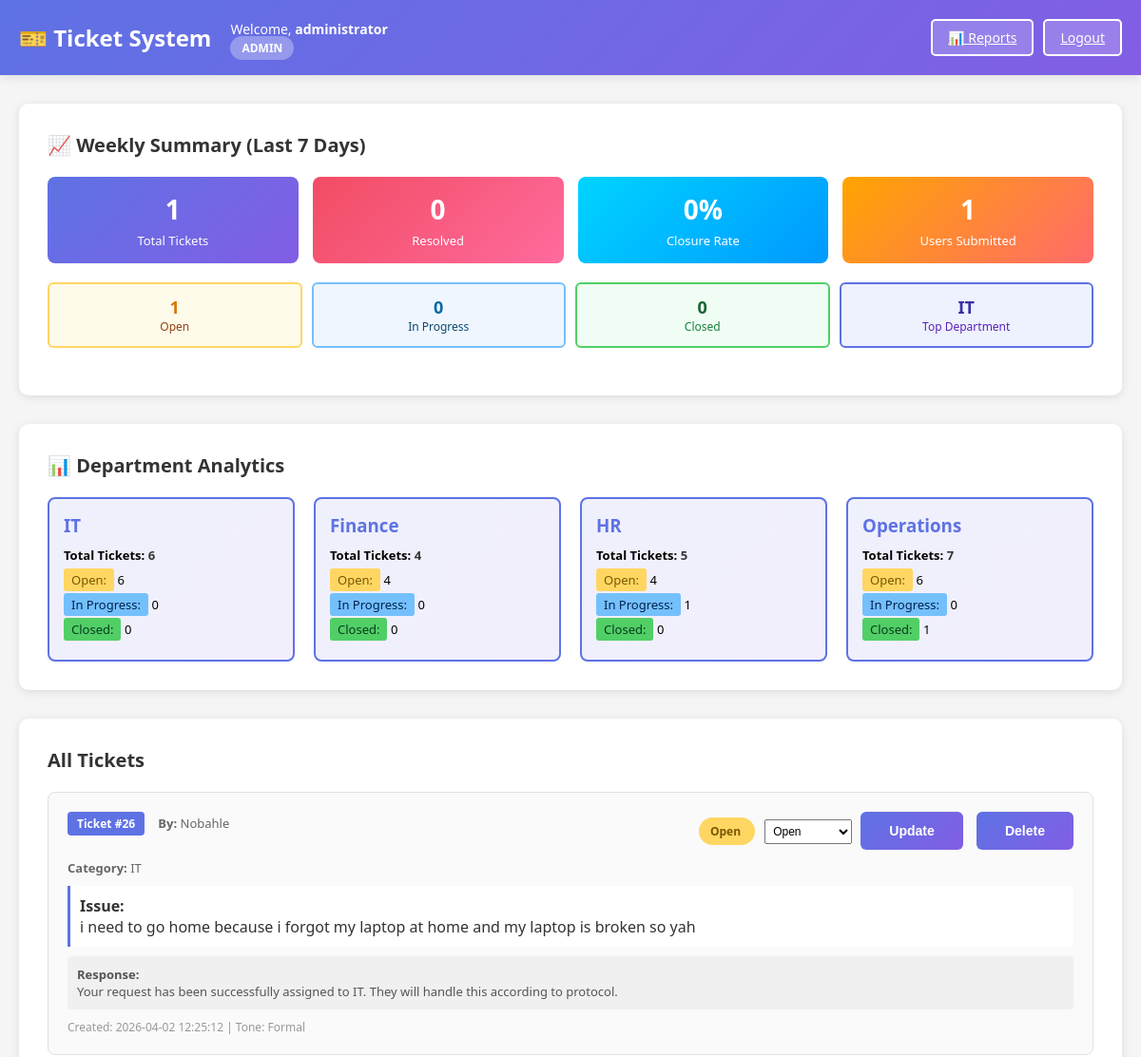
/dashboard (signed in, upper part), run on an earlier commit of the app's database.
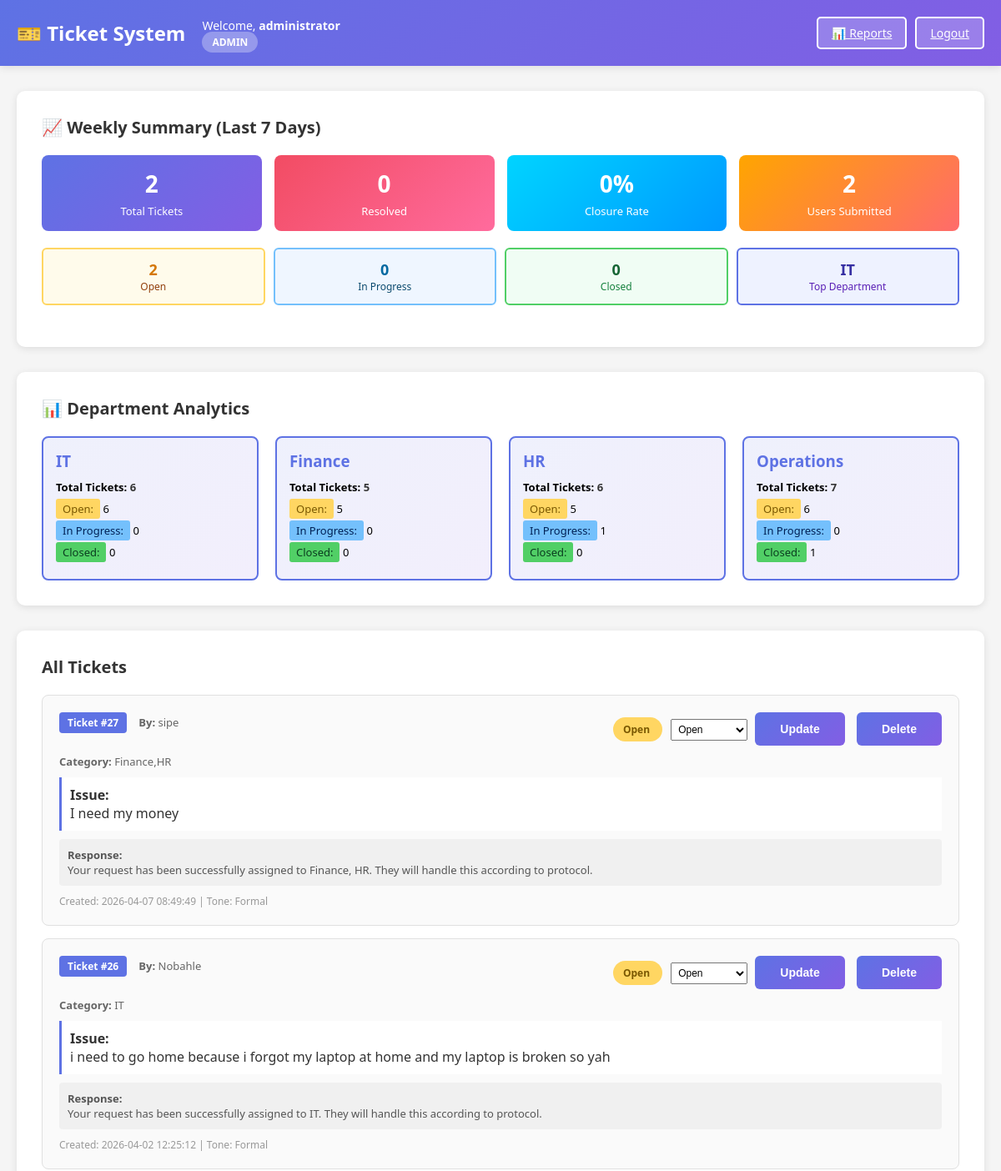
And on a later commit of the database.
### tables this page shows
CREATE TABLE tickets (
        id INTEGER PRIMARY KEY AUTOINCREMENT,
        ticket_text TEXT,
        category TEXT,
        tone TEXT,
        response TEXT,
        user_id INTEGER,
        status TEXT DEFAULT 'Open',
        created_at TIMESTAMP DEFAULT CURRENT_TIMESTAMP,
        FOREIGN KEY (user_id) REFERENCES users(id)
    );

CREATE TABLE users (
        id INTEGER PRIMARY KEY AUTOINCREMENT,
        username TEXT UNIQUE NOT NULL,
        email TEXT UNIQUE NOT NULL,
        password TEXT NOT NULL,
        role TEXT NOT NULL,
        created_at TIMESTAMP DEFAULT CURRENT_TIMESTAMP
    );

### app.py (the view)
@app.route("/dashboard")
@login_required
def dashboard():
    conn = get_db()
    cursor = conn.cursor()
    analytics = None
    weekly_insights = None
    if session.get('role') == 'admin':
        cursor.execute("""
            SELECT t.*, u.username FROM tickets t
            LEFT JOIN users u ON t.user_id = u.id
            ORDER BY t.created_at DESC
        """)
        tickets = cursor.fetchall()
        analytics = {}
        for dept in DEPARTMENTS:
            cursor.execute("""
                SELECT status, COUNT(*) FROM tickets
                WHERE category LIKE ?
                GROUP BY status
            """, (f'%{dept}%',))
            stats = cursor.fetchall()
            total = sum(count for _, count in stats)
            analytics[dept] = {
                'total': total,
                'open': dict(stats).get('Open', 0),
                'in_progress': dict(stats).get('In Progress', 0),
                'closed': dict(stats).get('Closed', 0)
            }
        cursor.execute("""
            SELECT COUNT(*) FROM tickets
            WHERE DATE(created_at) >= DATE('now', '-7 days')
        """)
        weekly_total = cursor.fetchone()[0]
        cursor.execute("""
            SELECT status, COUNT(*) FROM tickets
            WHERE DATE(created_at) >= DATE('now', '-7 days')
            GROUP BY status
        """)
        weekly_status = dict(cursor.fetchall())
        cursor.execute("""
            SELECT COUNT(DISTINCT user_id) FROM tickets
            WHERE DATE(created_at) >= DATE('now', '-7 days')
        """)
        weekly_users = cursor.fetchone()[0]
        cursor.execute("""
            SELECT COUNT(*) FROM tickets
            WHERE status = 'Closed'
            AND DATE(created_at) >= DATE('now', '-7 days')
        """)
        weekly_resolved = cursor.fetchone()[0]
        cursor.execute("""
            SELECT category, COUNT(*) as count FROM tickets
            WHERE DATE(created_at) >= DATE('now', '-7 days')
            GROUP BY category
            ORDER BY count DESC
            LIMIT 1
        """)
        top_dept_result = cursor.fetchone()
        top_dept = top_dept_result[0] if top_dept_result else "None"
        weekly_insights = {
            'total': weekly_total,
            'open': weekly_status.get('Open', 0),
            'in_progress': weekly_status.get('In Progress', 0),
            'closed': weekly_status.get('Closed', 0),
            'users_submitted': weekly_users,
            'resolved': weekly_resolved,
            'top_department': top_dept,
            'closure_rate': f"{(weekly_resolved / weekly_total * 100):.0f}%" if weekly_total > 0 else "0%"
        }
    else:
        cursor.execute("SELECT * FROM tickets WHERE user_id = ? ORDER BY created_at DESC", (session['user_id'],))
        tickets = cursor.fetchall()
    conn.close()
    return render_template("dashboard.html", tickets=tickets, username=session['username'], role=session['role'], analytics=analytics, weekly_insights=weekly_insights)

### app.py (called while the page is built)
def login_required(f):
    @wraps(f)
    def decorated_function(*args, **kwargs):
        if 'user_id' not in session:
            return redirect(url_for('login'))
        return f(*args, **kwargs)
    return decorated_function

def get_db():
    conn = sqlite3.connect(DB_PATH)
    conn.row_factory = sqlite3.Row
    return conn

### templates/dashboard.html (shortened to what the changed rows need)
<!DOCTYPE html>
<html>
<head>
</head>
<body>
    <header>
        <div class="header-left">
            <h1>🎫 Ticket System</h1>
        </div>
    </header>
    <div class="container">
        {% if role == 'admin' %}
            <div class="form-section">
                <h2>📈 Weekly Summary (Last 7 Days)</h2>
                {% if weekly_insights %}
                <div style="display: grid; grid-template-columns: repeat(auto-fit, minmax(200px, 1fr)); gap: 15px; margin-bottom: 20px;">
                    <div style="background: linear-gradient(135deg, #5e72e4 0%, #825ee4 100%); color: white; padding: 15px; border-radius: 8px; text-align: center;">
                        <div style="font-size: 28px; font-weight: bold;">{{ weekly_insights.total }}</div>
                        <div style="font-size: 13px; margin-top: 5px;">Total Tickets</div>
                    </div>
                    <div style="background: linear-gradient(135deg, #f24c63 0%, #ff6b9d 100%); color: white; padding: 15px; border-radius: 8px; text-align: center;">
                        <div style="font-size: 28px; font-weight: bold;">{{ weekly_insights.resolved }}</div>
                        <div style="font-size: 13px; margin-top: 5px;">Resolved</div>
                    </div>
                    <div style="background: linear-gradient(135deg, #00d4ff 0%, #0099ff 100%); color: white; padding: 15px; border-radius: 8px; text-align: center;">
                        <div style="font-size: 28px; font-weight: bold;">{{ weekly_insights.closure_rate }}</div>
                        <div style="font-size: 13px; margin-top: 5px;">Closure Rate</div>
                    </div>
                    <div style="background: linear-gradient(135deg, #ffa500 0%, #ff6b6b 100%); color: white; padding: 15px; border-radius: 8px; text-align: center;">
                        <div style="font-size: 28px; font-weight: bold;">{{ weekly_insights.users_submitted }}</div>
                        <div style="font-size: 13px; margin-top: 5px;">Users Submitted</div>
                    </div>
                </div>
                <div style="display: grid; grid-template-columns: repeat(auto-fit, minmax(150px, 1fr)); gap: 10px; margin-bottom: 20px;">
                    <div style="border: 2px solid #ffd662; padding: 12px; border-radius: 6px; text-align: center; background: #fffbeb;">
                        <div style="font-size: 18px; font-weight: bold; color: #d47706;">{{ weekly_insights.open }}</div>
                        <div style="font-size: 12px; color: #92400e;">Open</div>
                    </div>
                    <div style="border: 2px solid #74c0fc; padding: 12px; border-radius: 6px; text-align: center; background: #eff6ff;">
                        <div style="font-size: 18px; font-weight: bold; color: #0369a1;">{{ weekly_insights.in_progress }}</div>
                        <div style="font-size: 12px; color: #0c4a6e;">In Progress</div>
                    </div>
                    <div style="border: 2px solid #51cf66; padding: 12px; border-radius: 6px; text-align: center; background: #f0fdf4;">
                        <div style="font-size: 18px; font-weight: bold; color: #166534;">{{ weekly_insights.closed }}</div>
                        <div style="font-size: 12px; color: #15803d;">Closed</div>
                    </div>
                    <div style="border: 2px solid #5e72e4; padding: 12px; border-radius: 6px; text-align: center; background: #eef2ff;">
                        <div style="font-size: 18px; font-weight: bold; color: #3730a3;">{{ weekly_insights.top_department }}</div>
                        <div style="font-size: 12px; color: #5b21b6;">Top Department</div>
                    </div>
                </div>
                {% endif %}
            </div>
            <div class="form-section">
                <h2>📊 Department Analytics</h2>
                {% if analytics %}
                <div style="display: grid; grid-template-columns: repeat(auto-fit, minmax(250px, 1fr)); gap: 20px;">
                    {% for dept, stats in analytics.items() %}
                    <div style="border: 2px solid #5e72e4; border-radius: 8px; padding: 15px; background: linear-gradient(135deg, rgba(94, 114, 228, 0.1) 0%, rgba(130, 94, 228, 0.1) 100%);">
                        <h3 style="color: #5e72e4; margin-bottom: 10px;">{{ dept }}</h3>
                        <div style="font-size: 13px;">
                            <div style="margin: 8px 0;"><strong>Total Tickets:</strong> <span style="color: #333; font-weight: bold;">{{ stats.total }}</span></div>
                            <div style="margin: 8px 0;"><span style="background: #ffd662; padding: 3px 8px; border-radius: 3px; color: #7a5802; font-weight: 500;">Open:</span> {{ stats.open }}</div>
                            <div style="margin: 8px 0;"><span style="background: #74c0fc; padding: 3px 8px; border-radius: 3px; color: #002155; font-weight: 500;">In Progress:</span> {{ stats.in_progress }}</div>
                            <div style="margin: 8px 0;"><span style="background: #51cf66; padding: 3px 8px; border-radius: 3px; color: #0a3c1f; font-weight: 500;">Closed:</span> {{ stats.closed }}</div>
                        </div>
                    </div>
                    {% endfor %}
                </div>
                {% else %}
                <p style="color: #999;">No analytics data available.</p>
                {% endif %}
            </div>
            <div class="tickets-section">
                <h2>All Tickets</h2>
                {% if tickets %}
                    {% for ticket in tickets %}
                        <div class="ticket-item">
                            <div class="ticket-header">
                                <div>
                                    <span class="ticket-id">Ticket #{{ ticket[0] }}</span>
                                    <span style="color: #666; font-size: 13px; margin-left: 10px;"><strong>By:</strong> {{ ticket[-1] or 'System' }}</span>
                                </div>
                                <div>
                                    <span class="status-badge {% if ticket[6] == 'Open' %}status-open{% elif ticket[6] == 'Closed' %}status-closed{% else %}status-open{% endif %}">
                                        {{ ticket[6] }}
                                    </span>
                                    <form method="POST" action="{{ url_for('update_status', ticket_id=ticket[0]) }}" style="display: inline; margin-left: 10px;">
                                        <select name="status" style="padding: 4px; font-size:12px;">
                                            <option value="Open" {% if ticket[6] == 'Open' %}selected{% endif %}>Open</option>
                                        </select>
                                        <button type="submit" class="delete-btn" style="background-color:#0ea5e9; margin-left: 5px;">Update</button>
                                    </form>
                                    <form method="POST" action="{{ url_for('delete_ticket', ticket_id=ticket[0]) }}" style="display: inline; margin-left: 10px;" onsubmit="return confirm('Are you sure you want to delete this ticket?')">
                                        <button type="submit" class="delete-btn">Delete</button>
                                    </form>
                                </div>
                            </div>
                            <div class="ticket-category">
                                <strong>Category:</strong> {{ ticket[2] }}
                            </div>
                            <div class="ticket-text">
                                <strong>Issue:</strong><br>
                                {{ ticket[1] }}
                            </div>
                            <div class="ticket-response">
                                <strong>Response:</strong><br>
                                {{ ticket[4] }}
                            </div>
                            <div class="ticket-meta">
                                Created: {{ ticket[7] }} | Tone: {{ ticket[3] }}
                            </div>
                        </div>
                    {% endfor %}
                {% else %}
                    <div class="no-tickets">
                        <p>No tickets found.</p>
                    </div>
                {% endif %}
            </div>
        {% endif %}
    </div>
</body>
</html>

What changed in the data, as far as the page shows it:
added tickets: id "27", username "sipe", status "Open", category "Finance,HR", ticket_text "I need my money", response "Your request has been successfully assigned to Finance, HR. They will handle this according to protocol.", created_at "2026-04-07 08:49:49", tone "Formal"
Also different on the page:
{{ weekly_insights.total }}: "1" → "2"
{{ weekly_insights.users_submitted }}: "1" → "2"
{{ weekly_insights.open }}: "1" → "2"
new list line: "Finance Total Tickets: 5 Open: 5 In Progress: 0 Closed: 0"
new list line: "HR Total Tickets: 6 Open: 5 In Progress: 1 Closed: 0"
list line gone: "Finance Total Tickets: 4 Open: 4 In Progress: 0 Closed: 0"
list line gone: "HR Total Tickets: 5 Open: 4 In Progress: 1 Closed: 0"
